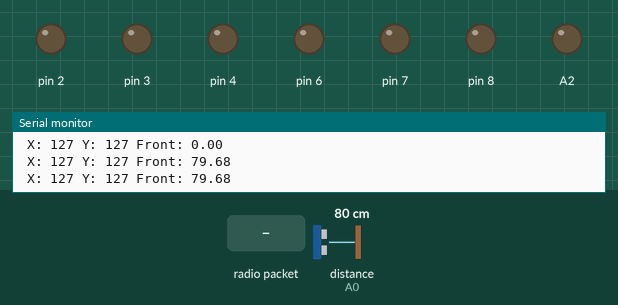
This sketch was run on a simulated Arduino Uno, built with avr-gcc and run on an emulated ATmega328P. On the bench: output pins drawn as LEDs (lit = HIGH), the last lines printed to the serial monitor. Wiring (inferred from the names in the program): ultrasonic range finder: trigger A1; echo A0. Inputs (shaded band) come from the test bench; at power-on: distance to the obstacle (sensor on A0) 80 cm. The echo pulse lasts 58.3 µs per cm; no radio packets arrive unless stated; pins used as bus, display or sensor lines are not drawn.

Above: at 1.7 s.
1.8 s: distance to the obstacle (sensor on A0) set to 2 cm
At 2.8 s:
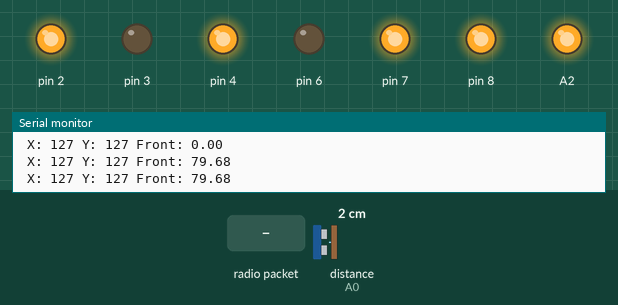
3.4 s: radio packet "Button 1:" arrives
At 5.3 s:
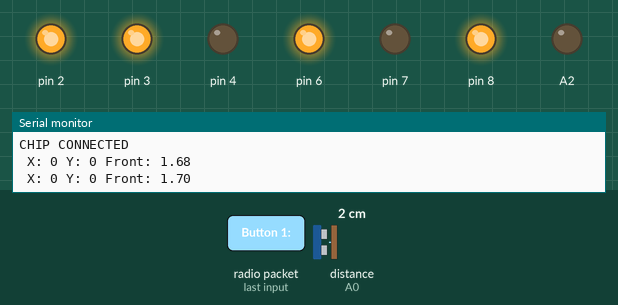
6.4 s: radio packet "1" arrives
At 9.2 s:
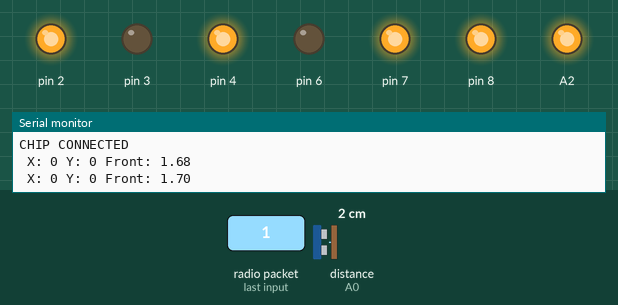
9.4 s: radio packet "0" arrives
At 11.3 s:
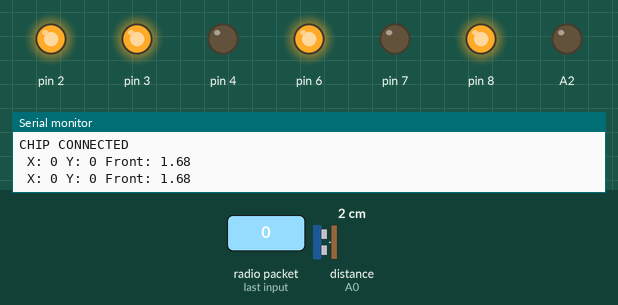
Timing chart, 0 to 12.9 s (numbered marks = the images above; inputs shaded):
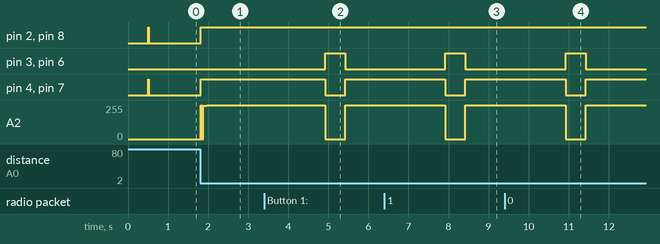

The sketch:

project.ino
```cpp
#include <stdint.h>
#include "typedefs.h"
#include "bsp.h"
#include "Motor.h"
#include "Radio.h"
#include "DistanceSensor.h"
#include "Lights.h"
#include "CarApp.h"


// System private variables --------
static const Motor motorLeft(L298N_HB_RightSideEN, L298N_HB_RightSideFWD, L298N_HB_RightSideBWD);
static const Motor motorRight(L298N_HB_LeftSideEN, L298N_HB_LeftSideBWD, L298N_HB_LeftSideFWD);
static const Radio radio(RADIO_PIPE_ID, NRF24L01_CE_PIN, NRF24L01_CSN_PIN);
static const DistanceSensor distSensorFront(LM324_TrigPin, LM324_EchoPin);

LightsInitStruct_t lightsInitStruct = {
  GPIO_BRAKE_LIGHT
};
static const Lights lights(&lightsInitStruct);

const static CartAppInitStruct_t initStruct = {
 &motorRight,
 &motorLeft,
 &radio,
 &distSensorFront,
 &lights
};

static CarApp carApp(&initStruct);

void setup() {
  Serial.begin(9600);
  carApp.init();
}


unsigned long lastTask = 0;
const unsigned long interval = 10; // 10ms for fast response

void loop() {
  if (millis() - lastTask >= interval) {
    lastTask = millis();
    carApp.task();
  }
}
```

CarApp.cpp
```cpp
#include "CarApp.h"
#include <Arduino.h>

static const float PROXIMITY_LIMIT = 8.0;

static const float DIAGONAL_SCALE = 0.5f;
static const uint8_t MAX_SPEED = 255;
static const uint8_t NEUTRAL_FACTOR = 40;
static const uint8_t X_MID_POINT = 126;
static const uint8_t Y_MID_POINT = 121;
static const uint8_t X_MID_UPPER = (X_MID_POINT + NEUTRAL_FACTOR);
static const uint8_t X_MID_LOWER = (X_MID_POINT - NEUTRAL_FACTOR);
static const uint8_t Y_MID_UPPER = (Y_MID_POINT + NEUTRAL_FACTOR);
static const uint8_t Y_MID_LOWER = (Y_MID_POINT - NEUTRAL_FACTOR);
static const uint8_t BUTTON_PRESSED = 1;
static const uint8_t BUTTON_RELEASED = 0;

CarApp::CarApp(const CartAppInitStruct_t *iff) :
  motorRight(iff->motorRight),
  motorLeft(iff->motorLeft),
  radio(iff->radio),
  distSensorFront(iff->distSensorFront),
  lights(iff->lights)
{
}

void CarApp::processRemoteControlBuffer(uint16_t buffer[RADIO_BUFFER_SIZE])
{
  this->remoteCtrlData.x = map(buffer[0], 0, 1023, 0, MAX_SPEED);
  this->remoteCtrlData.y = map(buffer[1], 0, 1023, 0, MAX_SPEED);

  this->remoteCtrlData.bt_1 = buffer[2];
  this->remoteCtrlData.bt_2 = buffer[3];
  this->remoteCtrlData.bt_3 = buffer[4];
  this->remoteCtrlData.bt_4 = buffer[5];
  this->remoteCtrlData.bt_5 = buffer[6];
  this->remoteCtrlData.bt_6 = buffer[7];
  this->remoteCtrlData.bt_7 = buffer[8];
}

bool CarApp::isXActive(const uint8_t x)
{
  return (x >= X_MID_UPPER) || (x <= X_MID_LOWER);
}
bool CarApp::isYActive(const uint8_t y)
{
  return (y >= Y_MID_UPPER) || (y <= Y_MID_LOWER);
}

/*DRIVE_DIRECTION_t CarApp::getDriveDirection(const uint8_t x, const uint8_t y)
{
  if (isYActive(y) && isXActive(x))
  {
    if (y >= Y_MID_UPPER && x <= X_MID_LOWER)
      return DRV_FWD_LEFT;
    if (y >= Y_MID_UPPER && x >= X_MID_UPPER)
      return DRV_FWD_RIGHT;
    if (y <= Y_MID_LOWER && x <= X_MID_LOWER)
      return DRV_BWD_LEFT;
    if (y <= Y_MID_LOWER && x >= X_MID_UPPER)
      return DRV_BWD_RIGHT;
  }
  if (isYActive(y))
  {
    if (y >= Y_MID_UPPER)
      return DRV_FWD;
    if (y <= Y_MID_LOWER)
      return DRV_BWD;
  }
  if (isXActive(x))
  {
    if (x >= X_MID_UPPER)
      return DRV_RIGHT;
    if (x <= X_MID_LOWER)
      return DRV_LEFT;
  }
  return DRV_COAST;
}*/


DRIVE_DIRECTION_t CarApp::getDriveDirection(const uint8_t x, const uint8_t y)
{
  if (isYActive(y))
  {
    if (y >= Y_MID_UPPER)
      return DRV_FWD;
    if (y <= Y_MID_LOWER)
      return DRV_BWD;
  }

  if (isXActive(x))
  {
    if (x >= X_MID_UPPER)
      return DRV_RIGHT;
    if (x <= X_MID_LOWER)
      return DRV_LEFT;
  }
  return DRV_COAST;
}

void CarApp::driveMotors(const DRIVE_DIRECTION_t direction)
{
  switch (direction)
  {
  case DRV_COAST:
    this->driveCoast();
    break;
  case DRV_BRAKE:
    this->driveMotorStop();
    break;
  case DRV_FWD:
    this->driveFWD(MAX_SPEED);
    break;
  case DRV_BWD:
    this->driveBWD(MAX_SPEED);
    break;
  case DRV_LEFT:
    this->driveLFT(MAX_SPEED);
    break;
  case DRV_RIGHT:
    this->driveRGT(MAX_SPEED);
    break;
  case DRV_FWD_LEFT:
    this->driveFWD_LEFT(MAX_SPEED);
    break;
  case DRV_FWD_RIGHT:
    this->driveFWD_RIGHT(MAX_SPEED);
    break;
  case DRV_BWD_LEFT:
    this->driveBWD_LEFT(MAX_SPEED);
    break;
  case DRV_BWD_RIGHT:
    this->driveBWD_RIGHT(MAX_SPEED);
    break;
  default:
    this->driveCoast();
    break;
  }
}

void CarApp::driveFWD(const uint8_t speed)
{
  this->motorRight->rotateForward(speed);
  this->motorLeft->rotateForward(speed);
}
void CarApp::driveBWD(const uint8_t speed)
{
  this->motorRight->rotateBackward(speed);
  this->motorLeft->rotateBackward(speed);
}
void CarApp::driveLFT(const uint8_t speed)
{
  this->motorLeft->rotateBackward(speed);
  this->motorRight->rotateForward(speed);
}
void CarApp::driveRGT(const uint8_t speed)
{
  this->motorLeft->rotateForward(speed);
  this->motorRight->rotateBackward(speed);
}
void CarApp::driveFWD_LEFT(const uint8_t speed) {
  this->motorLeft->rotateForward(speed * DIAGONAL_SCALE);
  this->motorRight->rotateForward(speed);
}
void CarApp::driveFWD_RIGHT(const uint8_t speed) {
  this->motorLeft->rotateForward(speed);
  this->motorRight->rotateForward(speed * DIAGONAL_SCALE);
}
void CarApp::driveBWD_LEFT(const uint8_t speed) {
  this->motorLeft->rotateBackward(speed * DIAGONAL_SCALE);
  this->motorRight->rotateBackward(speed);
}
void CarApp::driveBWD_RIGHT(const uint8_t speed) {
  this->motorLeft->rotateBackward(speed);
  this->motorRight->rotateBackward(speed * DIAGONAL_SCALE);
}
void CarApp::driveMotorStop()
{
  // TODO: "break" not implemented in motor app yet
  this->motorRight->stop();
  this->motorLeft->stop();
}
void CarApp::driveCoast()
{

  this->motorRight->coast();
  this->motorLeft->coast();
}

void CarApp::init()
{
  this->radio->init();
  this->motorRight->init();
  this->motorLeft->init();
  this->lights->init();
  this->distSensorFront->init();

  // STARTING STATE
  this->lights->brakeLightOn();
  this->driveMotorStop();

  uint16_t *buffer = this->radio->getBufferPtr();
  // initialize buffer with zeros
  // joystick values are 0-1023, so 512 is a good starting point
  buffer[0] = 512;
  buffer[1] = 512;
  this->processRemoteControlBuffer(buffer);
}

void CarApp::task()
{

  unsigned long currentTime = millis();

  // if connection lost, car cannot be driven
  static unsigned long lastRadioTaskTime = 0;
  if (currentTime - lastRadioTaskTime >= 15) {
    this->radio->task();
    lastRadioTaskTime = currentTime;
  }

  if (!this->radio->isConnected())
  {
    //Serial.println("[ERROR] Radio not connected!");
    this->lights->brakeLightOn();
    this->driveMotorStop();
    return;
  }

  // print all button states
  /*Serial.print("Button 1: ");
  Serial.print(this->remoteCtrlData.bt_1);
  Serial.print(" Button 2: ");
  Serial.print(this->remoteCtrlData.bt_2);
  Serial.print(" Button 3: ");
  Serial.print(this->remoteCtrlData.bt_3);
  Serial.print(" Button 4: ");
  Serial.print(this->remoteCtrlData.bt_4);
  Serial.print(" Button 5: ");
  Serial.print(this->remoteCtrlData.bt_5);
  Serial.print(" Button 6: ");
  Serial.print(this->remoteCtrlData.bt_6);
  Serial.print(" Button 7: ");
  Serial.print(this->remoteCtrlData.bt_7);
  ;*/


  uint16_t *buffer = this->radio->getBufferPtr();
  this->processRemoteControlBuffer(buffer);

  // UP = BT_2
  // RIGHT = BT_3
  // DOWN = BT_4
  // LEFT = BT_5

  const float front_sensor_distance = this->distSensorFront->getDistance(); //= 2.0: ~2cm

  static unsigned long lastPrintTime = 0;
  if (currentTime - lastPrintTime >= 500) {
    Serial.print(" X: ");
    Serial.print(this->remoteCtrlData.x);
    Serial.print(" Y: ");
    Serial.print(this->remoteCtrlData.y);
    Serial.print(" Front: ");
    Serial.print(front_sensor_distance);
    Serial.println();
    lastPrintTime = currentTime;
  }


  // break if button 1 is pressed
  if (this->remoteCtrlData.bt_4 == BUTTON_PRESSED)
  {
    //Serial.println("Button 4 pressed, stopping motors!");
    this->lights->brakeLightOn();
    this->driveMotorStop();
    return;
  }else{
    this->lights->brakeLightOff();
  }

  static unsigned long lastSensorTaskTime = 0;
  if (currentTime - lastSensorTaskTime >= 50) {
    this->distSensorFront->task();
    lastSensorTaskTime = currentTime;
  }

  const DRIVE_DIRECTION_t driveDirection = this->getDriveDirection(this->remoteCtrlData.x, this->remoteCtrlData.y);
  if (front_sensor_distance <= PROXIMITY_LIMIT)
  {
    if (driveDirection == DRV_BWD || driveDirection == DRV_LEFT || driveDirection == DRV_RIGHT)
    {
      this->driveMotors(driveDirection);
    }
    else
    {
      this->lights->brakeLightOn();
      this->driveMotorStop();
    }
    return;
  }
  else
  {
    // if distance is ok, drive motors
    this->driveMotors(driveDirection);
  }
}
```

CarApp.h
```cpp
#ifndef CarApp_h
#define CarApp_h

#include <stdint.h>
#include "Motor.h"
#include "Radio.h"
#include "Lights.h"
#include "DistanceSensor.h"

typedef struct{
  const Motor * motorRight;
  const Motor * motorLeft;
  const Radio * radio;
  const DistanceSensor * distSensorFront;
  const Lights * lights;
} CartAppInitStruct_t;

typedef struct {
  uint8_t x = 126; // joystick potentiomeder midpoint
  uint8_t y = 126; // joystick potentiomeder midpoint
  uint8_t bt_1 = 0;
  uint8_t bt_2 = 0;
  uint8_t bt_3 = 0;
  uint8_t bt_4 = 0;
  uint8_t bt_5 = 0;
  uint8_t bt_6 = 0;
  uint8_t bt_7 = 0;
} REMOTE_CTRL_DATA_t;

typedef enum : uint8_t {
  DRV_COAST=0,
  DRV_BRAKE,
  DRV_FWD,
  DRV_BWD,
  DRV_LEFT,
  DRV_RIGHT,
  DRV_FWD_LEFT,
  DRV_FWD_RIGHT,
  DRV_BWD_LEFT,
  DRV_BWD_RIGHT
} DRIVE_DIRECTION_t;


class CarApp{
  public:
    CarApp(const CartAppInitStruct_t * iff);
    void init(void);
    void task(void);

  private:
    const Motor * motorRight;
    const Motor * motorLeft;
    const Radio * radio;
    const DistanceSensor * distSensorFront;
    const Lights * lights;
    REMOTE_CTRL_DATA_t remoteCtrlData;
    void driveMotors(const DRIVE_DIRECTION_t direction);

    void processRemoteControlBuffer(uint16_t buffer[RADIO_BUFFER_SIZE]);
    void driveFWD(const uint8_t speed);
    void driveBWD(const uint8_t speed);
    void driveLFT(const uint8_t speed);
    void driveRGT(const uint8_t speed);
    void driveFWD_LEFT(const uint8_t speed);
    void driveFWD_RIGHT(const uint8_t speed);
    void driveBWD_LEFT(const uint8_t speed);
    void driveBWD_RIGHT(const uint8_t speed);
    void driveCoast(void);
    void driveMotorStop(void);

    DRIVE_DIRECTION_t getDriveDirection(const uint8_t x, const uint8_t y);
    bool isXActive(const uint8_t x);
    bool isYActive(const uint8_t y);

};


#endif
```

DistanceSensor.cpp
```cpp
#include "DistanceSensor.h"
#include <Arduino.h>

DistanceSensor::DistanceSensor(const uint8_t trigPin, const uint8_t echoPin): PIN_TRIG(trigPin), PIN_ECHO(echoPin){

}

void DistanceSensor::task(){
  digitalWrite(this->PIN_TRIG, LOW);
  delayMicroseconds(2);
  digitalWrite(this->PIN_TRIG, HIGH);
  delayMicroseconds(10);
  digitalWrite(this->PIN_TRIG, LOW);

  const float duration = pulseIn(this->PIN_ECHO, HIGH);
  this->distance = (duration * .0343) * 0.5;
}

void DistanceSensor::init(void){
  pinMode(this->PIN_TRIG, OUTPUT);
  pinMode(this->PIN_ECHO, INPUT);
}
float DistanceSensor::getDistance(void){
  return this->distance;
}
```

DistanceSensor.h
```cpp
#ifndef DistanceSensor_h
#define DistanceSensor_h

#include <stdint.h>

class DistanceSensor {
public:
	DistanceSensor(const uint8_t trigPin, const uint8_t echoPin);
  void task(void);
  float getDistance(void);
  void init(void);
private:
	float distance = 0.0;
  const uint8_t PIN_TRIG;
  const uint8_t PIN_ECHO;

};

#endif
```

Lights.cpp
```cpp
#include "Lights.h"

#include "bsp.h"
#include <Arduino.h>


Lights::Lights(const LightsInitStruct_t *iff) : iff(iff)
{

}

void Lights::init(void)
{
  pinMode(this->iff->brakeLightPin, OUTPUT);
  digitalWrite(this->iff->brakeLightPin, LOW);
  this->setLightState(LIGHT_BRAKE, LIGHT_OFF, iff->brakeLightPin);
}

void  Lights::setLightState(const LIGHT_TYPE_t lightType, const LIGHT_STATE_t state, const uint8_t pin) {
  if (state == LIGHT_ON) {
    digitalWrite(pin, HIGH);
  } else {
    digitalWrite(pin, LOW);
  }
}

void Lights::brakeLightOn(void) {
  this->setLightState(LIGHT_BRAKE, LIGHT_ON, this->iff->brakeLightPin);
}
void Lights::brakeLightOff(void) {
  this->setLightState(LIGHT_BRAKE, LIGHT_OFF, this->iff->brakeLightPin);
}
```

Lights.h
```cpp
#pragma once

#include <stdint.h>
#include <Arduino.h>

typedef struct {
  uint8_t brakeLightPin;
} LightsInitStruct_t;

typedef enum : uint8_t {
  LIGHT_OFF = 0,
  LIGHT_ON = 1
} LIGHT_STATE_t;

typedef enum : uint8_t {
  LIGHT_BRAKE = 0,
  LIGHT_TURN_LEFT = 1,
  LIGHT_TURN_RIGHT = 2,
  LIGHT_HAZARD = 3
} LIGHT_TYPE_t;

class Lights {
private:
  // Pin definitions
  const LightsInitStruct_t *iff;
  void setLightState(const LIGHT_TYPE_t lightType, const LIGHT_STATE_t state, const uint8_t pin);

public:
  Lights(const LightsInitStruct_t * iff);
  void init(void);
  void task(void);
  void brakeLightOn(void);
  void brakeLightOff(void);
};
```

Motor.cpp
```cpp
#include "Motor.h"

#include "bsp.h"
#include <SPI.h>
#include <Arduino.h>

Motor::Motor(const uint8_t en, const uint8_t in1, const uint8_t in2): PIN_EN(en), PIN_IN1(in1), PIN_IN2(in2){

}

void Motor::init(){
  pinMode(this->PIN_EN, OUTPUT);
  pinMode(this->PIN_IN1, OUTPUT);
  pinMode(this->PIN_IN2, OUTPUT);
  this->coast();
}
void Motor::rotateForward(const uint8_t speed){
  digitalWrite(this->PIN_IN1, HIGH);
  digitalWrite(this->PIN_IN2, LOW);
  analogWrite(this->PIN_EN, speed);
}

void Motor::rotateBackward(const uint8_t speed){
  digitalWrite(this->PIN_IN1, LOW);
  digitalWrite(this->PIN_IN2, HIGH);
  analogWrite(this->PIN_EN, speed);
}

void Motor::coast(void){
  digitalWrite(this->PIN_IN1, LOW);
  digitalWrite(this->PIN_IN2, LOW);
  analogWrite(this->PIN_EN, 0);
}

void Motor::stop(void){
  digitalWrite(this->PIN_IN1, HIGH);
  digitalWrite(this->PIN_IN2, HIGH);
  analogWrite(this->PIN_EN, 0);
}
```

Motor.h
```cpp
#pragma once

#include <stdint.h>

class Motor {
public:
	Motor(const uint8_t en, const uint8_t in1, const uint8_t in2);
	void init(void);
	void rotateForward(const uint8_t speed);
	void rotateBackward(const uint8_t speed);
	void coast(void);
	void stop(void);
private:
	const uint8_t PIN_EN;
	const uint8_t PIN_IN1;
	const uint8_t PIN_IN2;
};
```

Radio.cpp
```cpp
#include "Radio.h"
#include <Arduino.h>

Radio::Radio(const uint64_t id, const uint8_t ce, const uint8_t csn) : PIPE_ID(id), rf24(ce, csn), BUFF_SIZE(sizeof(this->buffer))
{
}

bool Radio::isConnected()
{
  const unsigned long currentMillis = millis();
  if (currentMillis - this->lastSignalMs > this->INTERVAL_MS_SIGNAL_LOST)
  {
    return false;
  }
  else
  {
    return true;
  }
}

uint16_t *Radio::getBufferPtr()
{
  return this->buffer;
}

void Radio::init()
{
  this->rf24.begin();
  this->rf24.setPALevel(RF24_PA_HIGH);
  this->rf24.setDataRate(RF24_250KBPS); //(RF24_250KBPS|RF24_1MBPS|RF24_2MBPS)
  this->rf24.openReadingPipe(0, this->PIPE_ID);
  this->rf24.setAutoAck(false); //(true|false)
  this->rf24.startListening();

  delay(500);
  if (this->rf24.isChipConnected())
  {
    Serial.println("CHIP CONNECTED");
  }
  else
  {
    Serial.println("CHIP NOT CONNECTED");
  }
  this->resetBuffer();
}

void Radio::task(void)
{
  const unsigned long currentMillis = millis();
  if (this->rf24.available())
  {
    this->rf24.read(this->buffer, this->BUFF_SIZE);

    if (currentMillis - this->lastSignalMs > this->INTERVAL_MS_SIGNAL_LOST)
    {
      this->lostConnection();
    }
    this->lastSignalMs = currentMillis;
  }
}

void Radio::resetBuffer(void)
{
  memset(this->buffer, 0, this->BUFF_SIZE);
}

void Radio::lostConnection()
{
  this->resetBuffer();
  this->init();
  delay(this->INTERVAL_MS_SIGNAL_RETRY);
}
```

Radio.h
```cpp
#ifndef Radio_h
#define Radio_h

#include <stdint.h>
#include <nRF24L01.h>
#include <RF24.h>

#ifndef RADIO_BUFFER_SIZE
#define RADIO_BUFFER_SIZE 9
#endif

class Radio {
public:
	Radio(const uint64_t id, const uint8_t ce, const uint8_t csn);
	void init(void);
  void task(void);
  uint16_t * getBufferPtr(void);
  void lostConnection(void);
  bool isConnected();
private:
	const uint64_t PIPE_ID;

  uint16_t lastSignalMs=0;
  uint16_t buffer[RADIO_BUFFER_SIZE];
  const uint16_t BUFF_SIZE;
  RF24 rf24;
  const uint16_t INTERVAL_MS_SIGNAL_LOST = 2000;
  const uint16_t INTERVAL_MS_SIGNAL_RETRY = 1000;

  void resetBuffer(void);
};

#endif
```

bsp.cpp
```cpp
#include "bsp.h"
#include <Arduino.h>

const uint64_t RADIO_PIPE_ID = 0xE8E8F0F0E1LL;
const uint8_t NRF24L01_CE_PIN = 9;
const uint8_t NRF24L01_CSN_PIN = 10;
const uint8_t RADIO_BUFFER_SIZE = 9;
const uint8_t LM324_TrigPin = A1;
const uint8_t LM324_EchoPin = A0;
const uint8_t L298N_HB_RightSideEN  = 3;
const uint8_t L298N_HB_RightSideFWD = 4;
const uint8_t L298N_HB_RightSideBWD = 2;
const uint8_t L298N_HB_LeftSideEN   = 6;
const uint8_t L298N_HB_LeftSideFWD  = 8;
const uint8_t L298N_HB_LeftSideBWD  = 7;
const uint8_t GPIO_BRAKE_LIGHT = A2;
```

bsp.h
```cpp
#pragma once

#include <stdint.h>

//--------------------------
// UNO/Nano SPI pins:
// SCK 13
// MISO 12
// MOSI 11
// SS 10
// --------------------------

extern const uint64_t RADIO_PIPE_ID;
extern const uint8_t NRF24L01_CE_PIN;
extern const uint8_t NRF24L01_CSN_PIN;
extern const uint8_t RADIO_BUFFER_SIZE;
extern const uint8_t LM324_TrigPin;
extern const uint8_t LM324_EchoPin;
extern const uint8_t L298N_HB_RightSideEN;
extern const uint8_t L298N_HB_RightSideFWD;
extern const uint8_t L298N_HB_RightSideBWD;
extern const uint8_t L298N_HB_LeftSideEN;
extern const uint8_t L298N_HB_LeftSideFWD;
extern const uint8_t L298N_HB_LeftSideBWD;
extern const uint8_t GPIO_BRAKE_LIGHT;
```

typedefs.h
```cpp

```

Measured:
- after the input at 1.8 s, A2: 0/255 → 255/255 after 0.02 s instead of 0.21 s
- after the input at 3.4 s, pin 3, pin 6: LOW → HIGH after 1.5 s, → LOW 0.50 s later; pin 4, pin 7: HIGH → LOW after 1.5 s, → HIGH 0.50 s later; A2: 255/255 → 0/255 after 1.5 s, → 255/255 0.50 s later
- after the input at 6.4 s, pin 3, pin 6: LOW → HIGH after 1.5 s, → LOW 0.50 s later; pin 4, pin 7: HIGH → LOW after 1.5 s, → HIGH 0.50 s later; A2: 255/255 → 0/255 after 1.5 s, → 255/255 0.50 s later
- after the input at 9.4 s, pin 3, pin 6: LOW → HIGH after 1.5 s, → LOW 0.50 s later; pin 4, pin 7: HIGH → LOW after 1.5 s, → HIGH 0.50 s later; A2: 255/255 → 0/255 after 1.5 s, → 255/255 0.50 s later
